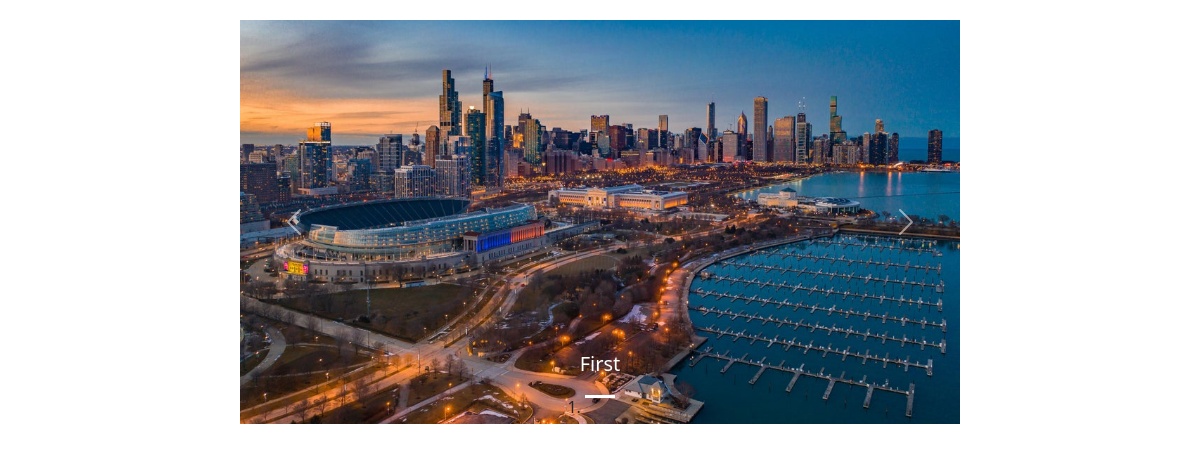
Page /main/music/PL/main_music.php on the committed database.
### tables this page shows
CREATE TABLE SONG (
  id INT AUTO_INCREMENT PRIMARY KEY,
  title VARCHAR(255) NOT NULL,
  duration TIME NOT NULL,
  image_path varchar(255) NOT NULL,
  created_at TIMESTAMP DEFAULT CURRENT_TIMESTAMP,
  updated_at timestamp NOT NULL DEFAULT current_timestamp() ON UPDATE current_timestamp()
);

### main/music/PL/main_music.php (the view, shortened to what this page needs)
<?php
include '../../../includes/conn.php';
if (isset($conn)) {
    $dbname = "banddb";
    try {
        $conn->exec("USE $dbname");
    } catch (PDOException $e) {
        echo "<p>Error selecting database: " . $e->getMessage() . '</p>';
    }
    $sql = "SELECT * FROM song";
    $stmt = $conn->prepare($sql);
    $stmt->execute();
    $result = $stmt->fetchAll(PDO::FETCH_ASSOC);
    $carouselIndicators = '';
    $carouselItems = '';
    if (count($result) > 0) {
        $i = 0;
        foreach ($result as $row) {
            $activeClass = $i === 0 ? 'active' : '';
            $carouselIndicators .= "<li data-bs-target='#carouselExampleIndicators' data-bs-slide-to='$i' class='$activeClass'></li>";
            $carouselItems .= "
            <div class='carousel-item $activeClass'>
                <img src='{$row['image_path']}' class='d-block w-100' alt='...'>
                <div class='carousel-caption d-none d-md-block'>
                    <h5>{$row['title']}</h5>
                </div>
            </div>";
            $i++;
        }
    }
}
?>
<link rel="stylesheet" href="https://cdn.jsdelivr.net/npm/bootstrap@5.3.0-alpha1/dist/css/bootstrap.min.css">
<div class="carousel-container">
    <div id="carouselExampleIndicators" class="carousel slide" data-bs-ride="carousel">
        <ol class="carousel-indicators">
            <?php echo $carouselIndicators; ?>
        </ol>
        <div class="carousel-inner">
            <?php echo $carouselItems; ?>
        </div>
        <a class="carousel-control-prev" href="#carouselExampleIndicators" role="button" data-bs-slide="prev">
            <span class="carousel-control-prev-icon" aria-hidden="true"></span>
        </a>
        <a class="carousel-control-next" href="#carouselExampleIndicators" role="button" data-bs-slide="next">
            <span class="carousel-control-next-icon" aria-hidden="true"></span>
        </a>
    </div>
</div>

### main/music/PL/main_music.php (style rules this page uses)
.carousel-container { padding-top: 20px; width: 60% !important; margin: 0 auto; text-align: center; }

### rows in the picture
song: image_path (picture), title "First"
